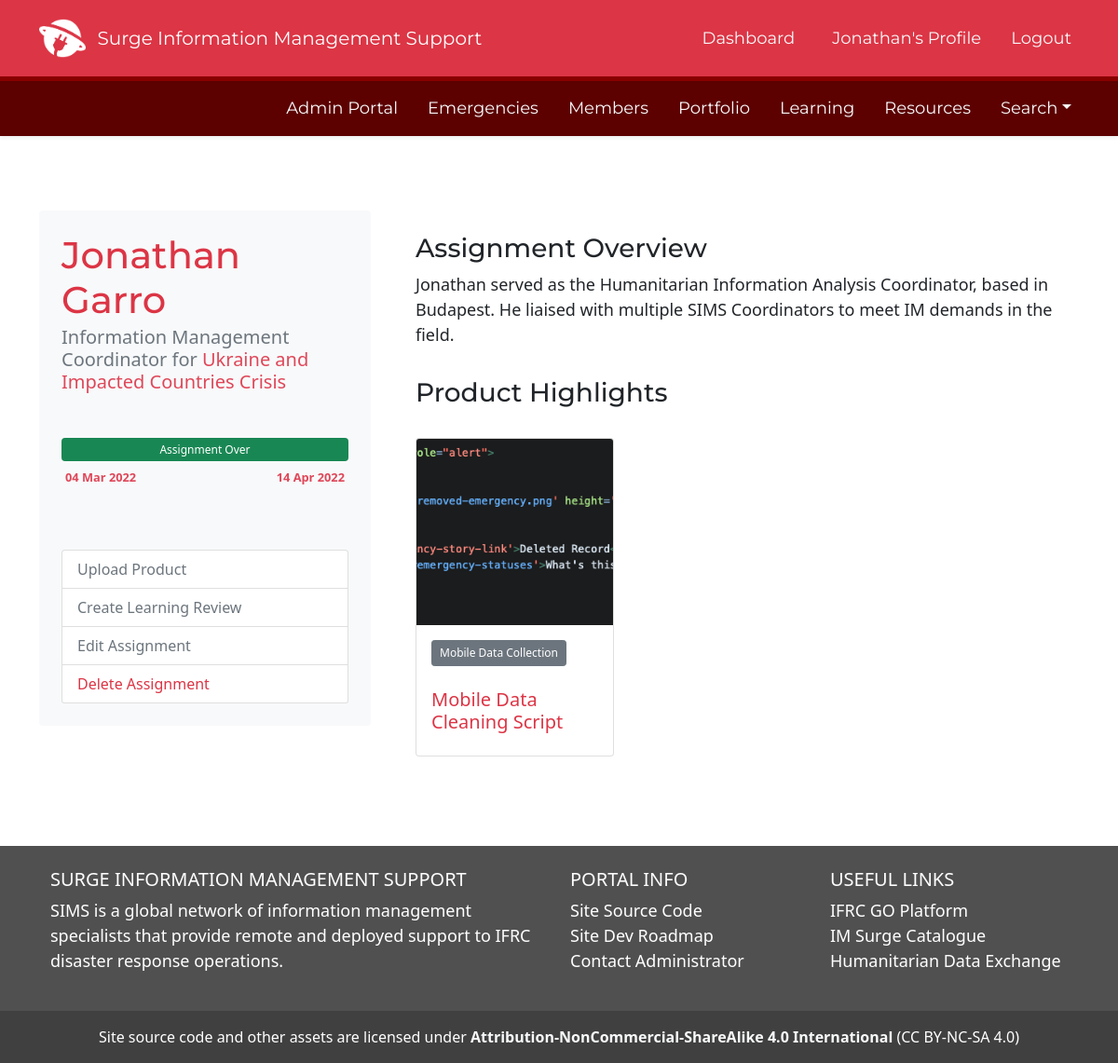
The app's page /assignment/25 (signed in), older data.
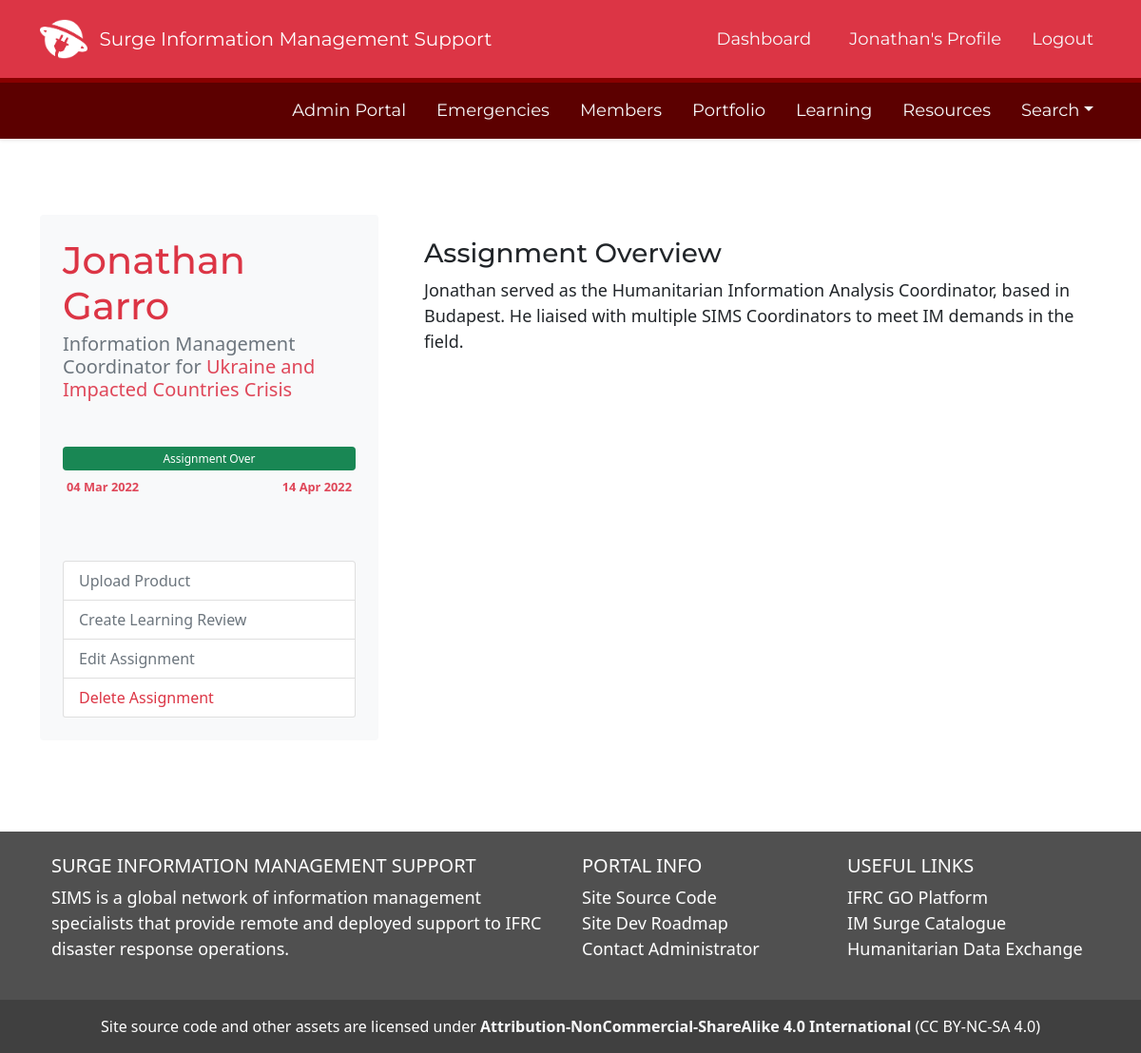
The same page, newer data.
### SIMS_Portal/models.py (models this page shows, shortened)
class Portfolio(db.Model):
	__tablename__ = 'portfolio'
	id = db.Column(db.Integer, primary_key=True)
	title = db.Column(db.String(200), nullable=False)
	type = db.Column(db.String(100), nullable=False)
	description = db.Column(db.Text)
	product_status = db.Column(db.String(100), default='Active')
	final_file_location = db.Column(db.String(100), nullable=False)
	asset_file_location = db.Column(db.String(100))
	external = db.Column(db.Boolean, default=False)
	assignment_id = db.Column(db.Integer, db.ForeignKey('assignment.id'))
	creator_id = db.Column(db.Integer, db.ForeignKey('user.id'), nullable=False)
	emergency_id = db.Column(db.Integer, db.ForeignKey('emergency.id'))
	created_at = db.Column(db.DateTime, server_default=func.now())
	updated_at = db.Column(db.DateTime, onupdate=func.now())

### SIMS_Portal/assignments/routes.py (the view)
@assignments.route('/assignment/<int:id>')
@login_required
def view_assignment(id):
	assignment_info = db.session.query(Assignment, User, Emergency).join(User).join(Emergency).filter(Assignment.id == id).first()
	dict_assignment = assignment_info.Assignment.__dict__
	dict_start_date = str(dict_assignment['start_date'])
	dict_end_date = str(dict_assignment['end_date'])
	formatted_start_date = datetime.strptime(dict_start_date, '%Y-%m-%d').strftime('%d %b %Y')
	formatted_end_date = datetime.strptime(dict_end_date, '%Y-%m-%d').strftime('%d %b %Y')
	days_left = db.engine.execute("SELECT JULIANDAY(:end_date) - JULIANDAY(DATE('now')) AS days_remaining FROM Assignment WHERE id = :id", {'id': id, 'end_date': dict_end_date})
	days_left_dict = days_left.mappings().first()
	days_left_int = int(days_left_dict['days_remaining'])
	assingment_length = db.engine.execute("SELECT JULIANDAY(:end_date) - JULIANDAY(:start_date) AS length FROM Assignment WHERE id = :id", {'id': id, 'end_date': dict_end_date, 'start_date': dict_start_date})
	assignment_length_dict = assingment_length.mappings().first()
	assignment_length_int = int(assignment_length_dict['length'])
	assingment_portfolio = db.session.query(Portfolio).filter(Portfolio.assignment_id==id, Portfolio.product_status=='Active').all()
	count_assignment_portfolio = len(assingment_portfolio)
	if assignment_info.Assignment.availability:
		assignment_availability = assignment_info.Assignment.availability
		remove_brackets = assignment_availability.replace('[','').replace(']','').replace("'",'')
		available_dates = remove_brackets.split(', ')
	else:
		available_dates = []
	return render_template('assignment_view.html', assignment_info=assignment_info, formatted_start_date=formatted_start_date, formatted_end_date=formatted_end_date, days_left_int=days_left_int, assignment_length_int=assignment_length_int, assingment_portfolio=assingment_portfolio, available_dates=available_dates, count_assignment_portfolio=count_assignment_portfolio)

### SIMS_Portal/models.py (called while the page is built)
@login_manager.user_loader
def load_user(user_id):
	return User.query.get(int(user_id))

### SIMS_Portal/templates/assignment_view.html (shortened to what this page needs)
{% extends "layout.html" %}
{% block content %}
<div class="container">
	<div class="row my-5">
		<div class="col col-md-4 rounded rounded-3">
			<div class="card border-0 p-4 bg-light rounded rounded-4">
			<a href='/profile/view/{{assignment_info.User.id}}'><h1 class="text-danger mb-1 emergency-title">{{assignment_info.User.firstname}} {{assignment_info.User.lastname}}</h1></a>
			<h5 class="text-secondary mb-5">{{assignment_info.Assignment.role}} for <a href='/emergency/{{assignment_info.Emergency.id}}'>{{assignment_info.Emergency.emergency_name}} </h5></a>
				{% if days_left_int < 1 %}
				<div class="progress" style="height: 25px;">
					  <div class="progress-bar bg-success" role="progressbar" style="width: 100%" aria-valuenow="100" aria-valuemin="0" aria-valuemax="100">Assignment Over
					</div>
				</div>
				{% endif %}
				<table class="table table-sm table-borderless mt-1">
				  <tbody>
					<tr>
					  <td scope="row" id='date-label'>{{formatted_start_date}}</td>
					  <td class="float-end" id='date-label'>{{formatted_end_date}}</td>
					</tr>
				  </tbody>
				</table>
				<br>
				<div class="list-group mt-4">
					{% if current_user.is_admin == 1 or current_user.id == assignment_info.Assignment.user_id %}
						<a href="/portfolio/new_from_assignment/{{assignment_info.Assignment.id}}/{{assignment_info.User.id}}/{{assignment_info.Emergency.id}}" class="list-group-item list-group-item-action text-secondary">Upload Product</a>
						<a href="/learning/assignment/new/{{assignment_info.Assignment.user_id}}/{{assignment_info.Assignment.id}}" class="list-group-item list-group-item-action text-secondary">Create Learning Review</a>
						{% if current_user.is_admin == 1 or current_user.id == assignment_info.User.id %}
							<a href="/assignment/edit/{{assignment_info.Assignment.id}}" class="list-group-item list-group-item-action text-secondary">Edit Assignment</a>
							<a href="/assignment/delete/{{assignment_info.Assignment.id}}" class="list-group-item list-group-item-action text-danger">Delete Assignment</a>
						{% endif %}
					{% endif %}
				</div>
			</div>
		</div>
		<div class="col mx-4">
			<h3 class="text-dark mt-4 emergency-title">Assignment Overview</h3>
			<p class="pb-3">{{assignment_info.Assignment.assignment_details}}</p>
			{% if count_assignment_portfolio > 0 %}
			<h3 class="emergency-title">Product Highlights</h3>
			<div class="row row-cols-3 row-cols-md-3 g-4 mt-2">
				{% for product in assingment_portfolio %}
					<div class="col d-flex align-items-stretch">
						<a href="/portfolio/view/{{product.id}}">
						<div class="card" id='portfolio-card' style="width: 18rem;">
							{% if '.pdf' in product.final_file_location %}
							<img src="/static/assets/portfolio/placeholder.png" class="card-img-top" alt="PDF Placeholder Thumbnail">
							{% else %}
							<img src="/static/assets/portfolio/{{product.final_file_location}}" class="card-img-top" alt="{{product.title}}">
							{% endif %}
				  		<div class="card-body d-flex flex-column">
					  		<div class='pb-4'><button type="button" class="btn btn-secondary btn-sm">{{product.type}}</button></div>
							<h5 class="card-title mt-auto text-danger">{{product.title}}</h5>
							</a>
					</div>
			</div>
		</div>
		{% endfor %}
		</div>
		{% endif %}
		</div>
	</div>
</div>
{% endblock content %}

Row changes from the older to the newer data that the page shows:
no longer on this page (row edited): Portfolio: final_file_location (picture), type "Mobile Data Collection", title "Mobile Data Cleaning Script"
Text that changed along with them:
text no longer shown: "Product Highlights"
